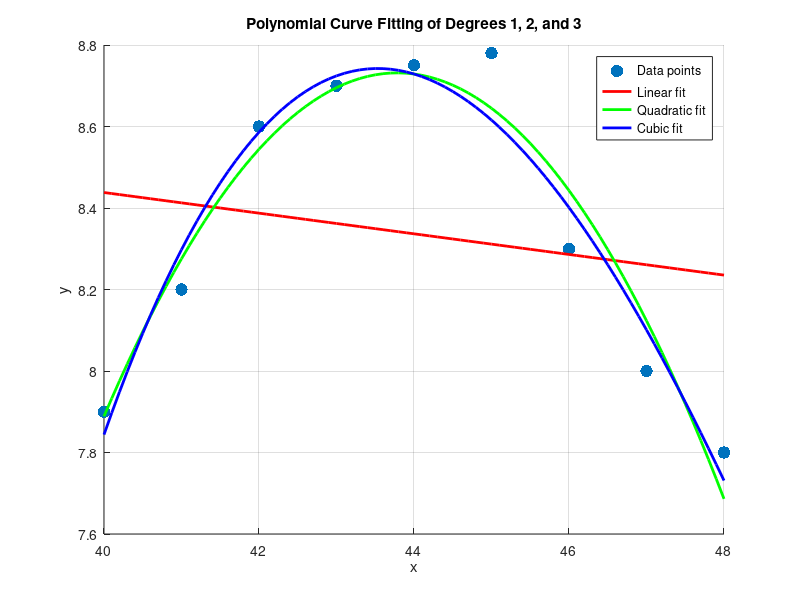

MATLAB code for this plot:
% Data points
n = 9;
xi = [40,41,42,43,44,45,46,47,48];
yi = [7.9, 8.2, 8.6, 8.7, 8.75, 8.78, 8.3, 8, 7.8];

figure
scatter(xi, yi, 80, 'filled') % Plot original data points
hold on

% Linear fit (degree 1)
Sxi = sum(xi);
Sxi2 = sum(xi.^2);
Syi = sum(yi);
Sxiyi = sum(xi.*yi);

A1 = [n, Sxi; Sxi, Sxi2];
b1 = [Syi; Sxiyi];
a1 = A1\b1; % Solve linear system for coefficients
disp('Linear fit coefficients (a0, a1):')
disp(a1)

k = 40:0.1:48;
l1 = a1(1) + a1(2)*k;
plot(k, l1, 'r', 'LineWidth', 2) % Plot linear fit in red

% Quadratic fit (degree 2)
Sxi3 = sum(xi.^3);
Sxi4 = sum(xi.^4);
Sxi2yi = sum((xi.^2).*yi);

A2 = [n, Sxi, Sxi2;
      Sxi, Sxi2, Sxi3;
      Sxi2, Sxi3, Sxi4];
b2 = [Syi; Sxiyi; Sxi2yi];
a2 = A2\b2;
disp('Quadratic fit coefficients (a0, a1, a2):')
disp(a2)

l2 = a2(1) + a2(2)*k + a2(3)*k.^2;
plot(k, l2, 'g', 'LineWidth', 2) % Plot quadratic fit in green

% Cubic fit (degree 3)
Sxi5 = sum(xi.^5);
Sxi6 = sum(xi.^6);
Sxi3yi = sum((xi.^3).*yi);

A3 = [n, Sxi, Sxi2, Sxi3;
      Sxi, Sxi2, Sxi3, Sxi4;
      Sxi2, Sxi3, Sxi4, Sxi5;
      Sxi3, Sxi4, Sxi5, Sxi6];
b3 = [Syi; Sxiyi; Sxi2yi; Sxi3yi];
a3 = A3\b3;
disp('Cubic fit coefficients (a0, a1, a2, a3):')
disp(a3)

l3 = a3(1) + a3(2)*k + a3(3)*k.^2 + a3(4)*k.^3;
plot(k, l3, 'b', 'LineWidth', 2) % Plot cubic fit in blue

% Final plot formatting
legend('Data points', 'Linear fit', 'Quadratic fit', 'Cubic fit', 'Location', 'best')
xlabel('x')
ylabel('y')
title('Polynomial Curve Fitting of Degrees 1, 2, and 3')
grid on
hold off
